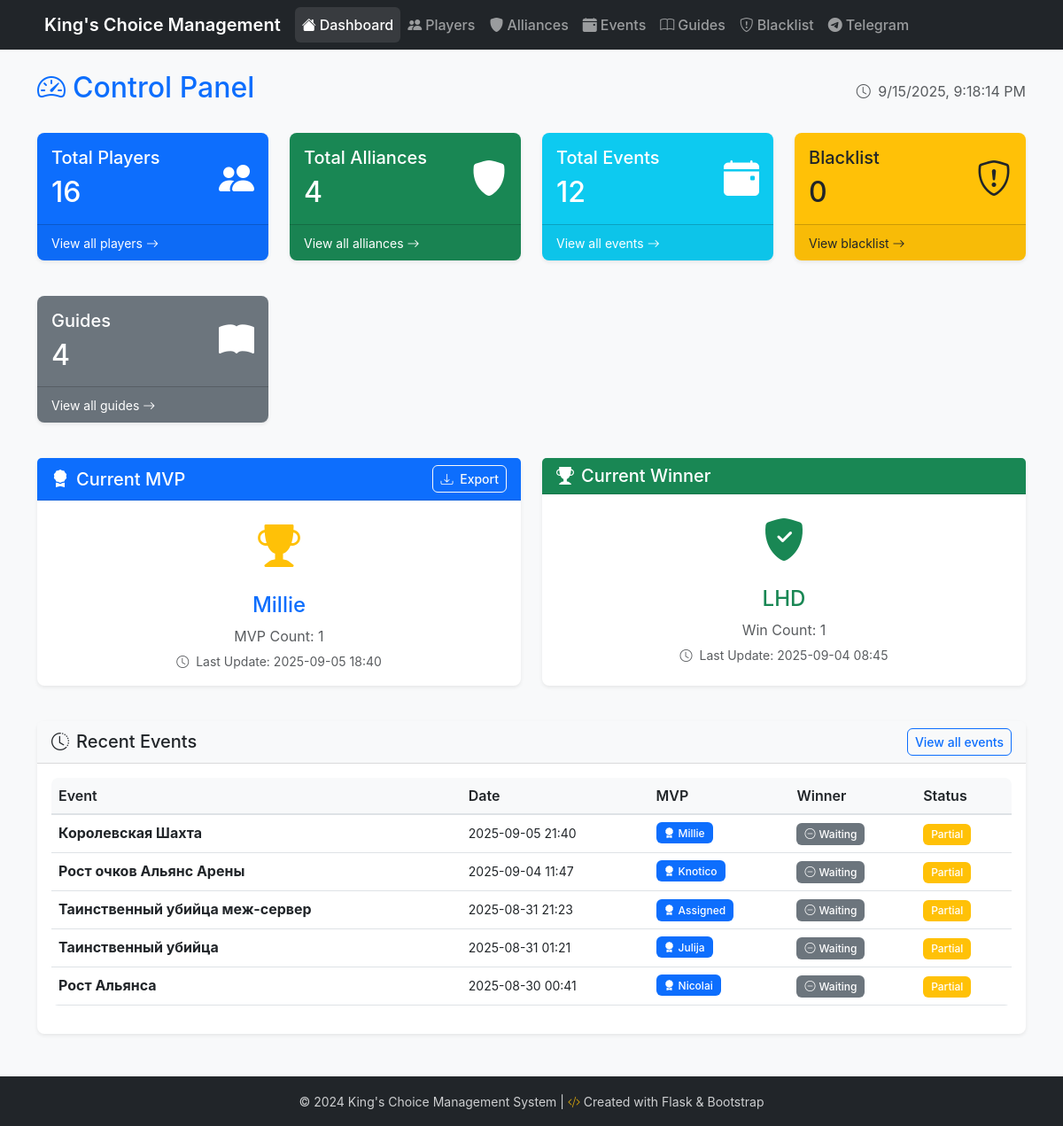
Before: / with the older database file.
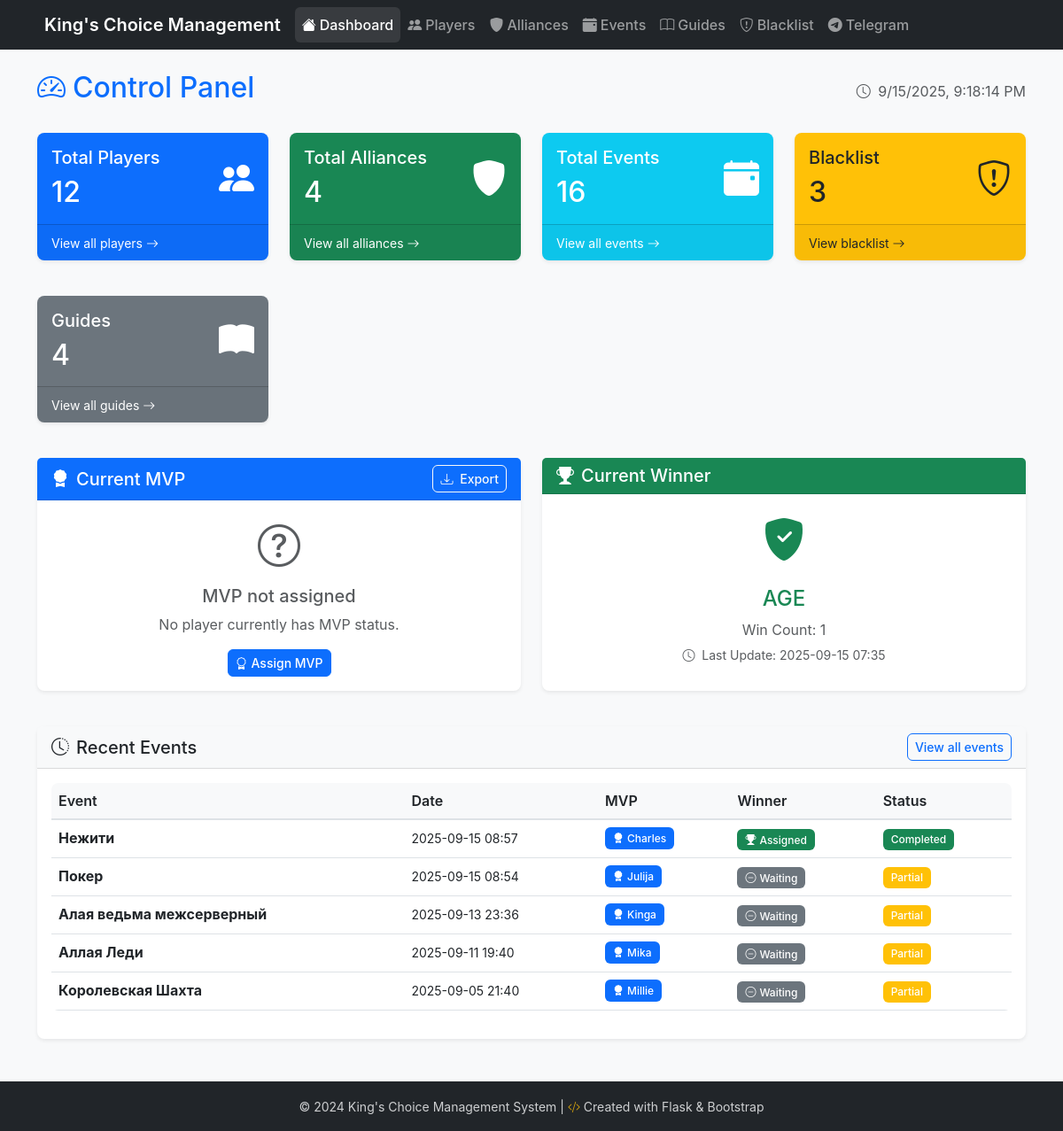
After: the same page with the newer database file.
### models.py (models this page shows, shortened)
class Player(db.Model):
    __tablename__ = 'players'
    id = db.Column(db.Integer, primary_key=True)
    name = db.Column(db.String(100), nullable=False, unique=True)
    is_current_mvp = db.Column(db.Boolean, default=False, nullable=False)
    is_excluded = db.Column(db.Boolean, default=False, nullable=False)
    mvp_count = db.Column(db.Integer, default=0, nullable=False)
    created_at = db.Column(db.DateTime, default=datetime.utcnow)
    updated_at = db.Column(db.DateTime, default=datetime.utcnow, onupdate=datetime.utcnow)
    mvp_assignments = db.relationship('MVPAssignment', backref='player', lazy=True, cascade='all, delete-orphan')

class Alliance(db.Model):
    __tablename__ = 'alliances'
    id = db.Column(db.Integer, primary_key=True)
    name = db.Column(db.String(100), nullable=False, unique=True)
    is_current_winner = db.Column(db.Boolean, default=False, nullable=False)
    win_count = db.Column(db.Integer, default=0, nullable=False)
    created_at = db.Column(db.DateTime, default=datetime.utcnow)
    updated_at = db.Column(db.DateTime, default=datetime.utcnow, onupdate=datetime.utcnow)
    winner_assignments = db.relationship('WinnerAssignment', backref='alliance', lazy=True, cascade='all, delete-orphan')

class Event(db.Model):
    __tablename__ = 'events'
    id = db.Column(db.Integer, primary_key=True)
    name = db.Column(db.String(200), nullable=False)
    description = db.Column(db.Text)
    event_date = db.Column(db.DateTime, default=datetime.utcnow, nullable=False)
    has_mvp = db.Column(db.Boolean, default=False, nullable=False)
    has_winner = db.Column(db.Boolean, default=False, nullable=False)
    created_at = db.Column(db.DateTime, default=datetime.utcnow)
    mvp_assignments = db.relationship('MVPAssignment', backref='event', lazy=True, cascade='all, delete-orphan')
    winner_assignments = db.relationship('WinnerAssignment', backref='event', lazy=True, cascade='all, delete-orphan')

### routes/main_routes.py (the view)
@bp.route('/')
def dashboard():
    try:
        current_mvp = Player.query.filter_by(is_current_mvp=True).first()
        current_winner = Alliance.query.filter_by(is_current_winner=True).first()
        recent_events = []
        events = Event.query.filter(Event.has_mvp == True).order_by(Event.event_date.desc()).all()
        for event in events:
            mvp_assignments = MVPAssignment.query.filter_by(event_id=event.id).order_by(MVPAssignment.assigned_at.desc()).all()
            event.mvp_assignments = mvp_assignments
            event.mvp_players = [assignment.player.name for assignment in mvp_assignments]
            event.mvp_count = len(mvp_assignments)
            recent_events.append(event)
        total_players = Player.query.count()
        total_alliances = Alliance.query.count()
        total_events = Event.query.count()
        total_blacklist_entries = Blacklist.query.count()
        total_guides = Guide.query.count()
        return render_template('dashboard.html',
                             current_mvp=current_mvp,
                             current_winner=current_winner,
                             recent_events=recent_events,
                             total_players=total_players,
                             total_alliances=total_alliances,
                             total_events=total_events,
                             total_blacklist_entries=total_blacklist_entries,
                             total_guides=total_guides)
    except Exception as e:
        print(f"Error in dashboard route: {str(e)}")
        return render_template('dashboard.html',
                             error="Failed to load dashboard data",
                             current_mvp=None,
                             current_winner=None,
                             recent_events=[],
                             total_players=0,
                             total_alliances=0,
                             total_events=0,
                             total_blacklist_entries=0,
                             total_guides=0)

### app.py (called while the page is built)
def get_locale():
    if 'language' in request.cookies:
        return request.cookies.get('language')
    if request.args.get('lang'):
        return request.args.get('lang')
    return request.accept_languages.best_match(app.config['LANGUAGES'].keys()) or app.config['BABEL_DEFAULT_LOCALE']

@app.context_processor
def inject_get_locale():
    return dict(get_locale=get_locale)

### templates/dashboard.html (shortened to what the changed rows need)
{% extends "base.html" %}
{% block content %}
<div class="row">
    <div class="col-12">
        <div class="d-flex justify-content-between align-items-center mb-4">
            <h1 class="h2 text-primary">
                <i class="bi bi-speedometer2 me-2"></i>{{ _("Control Panel") }}
            </h1>
        </div>
    </div>
</div>
<div class="row mb-4">
    <div class="col-md-3 mb-3">
        <div class="card bg-primary text-white h-100">
            <div class="card-body">
                <div class="d-flex justify-content-between">
                    <div>
                        <h5 class="card-title">{{ _("Total Players") }}</h5>
                        <h2 class="mb-0">{{ total_players }}</h2>
                    </div>
                </div>
            </div>
        </div>
    </div>
    <div class="col-md-3 mb-3">
        <div class="card bg-success text-white h-100">
            <div class="card-body">
                <div class="d-flex justify-content-between">
                    <div>
                        <h2 class="mb-0">{{ total_alliances }}</h2>
                    </div>
                </div>
            </div>
        </div>
    </div>
    <div class="col-md-3 mb-3">
        <div class="card bg-info text-white h-100">
            <div class="card-body">
                <div class="d-flex justify-content-between">
                    <div>
                        <h5 class="card-title">{{ _("Total Events") }}</h5>
                        <h2 class="mb-0">{{ total_events }}</h2>
                    </div>
                </div>
            </div>
        </div>
    </div>
    <div class="col-md-3 mb-3">
        <div class="card bg-warning text-dark h-100">
            <div class="card-body">
                <div class="d-flex justify-content-between">
                    <div>
                        <h5 class="card-title">{{ _("Blacklist") }}</h5>
                        <h2 class="mb-0">{{ total_blacklist_entries }}</h2>
                    </div>
                </div>
            </div>
        </div>
    </div>
</div>
<div class="row mb-4">
    <div class="col-md-3 mb-3">
        <div class="card bg-secondary text-white h-100">
            <div class="card-body">
                <div class="d-flex justify-content-between">
                    <div>
                        <h2 class="mb-0">{{ total_guides }}</h2>
                    </div>
                </div>
            </div>
        </div>
    </div>
</div>
<div class="row mb-4">
    <div class="col-md-6 mb-3">
        <div class="card h-100">
            <div class="card-body">
                {% if current_mvp %}
                    <div class="text-center">
                        <div class="mb-3">
                            <i class="bi bi-trophy-fill text-warning" style="font-size: 3rem;"></i>
                        </div>
                        <h4 class="text-primary">{{ current_mvp.name }}</h4>
                        <p class="text-muted mb-1">{{ _("MVP Count") }}: {{ current_mvp.mvp_count }}</p>
                        <small class="text-muted">
                            <i class="bi bi-clock me-1"></i>
                            {{ _("Last Update") }}: {{ current_mvp.updated_at.strftime('%Y-%m-%d %H:%M') if current_mvp.updated_at }}
                        </small>
                    </div>
                {% else %}
                    <div class="text-center text-muted">
                        <i class="bi bi-question-circle" style="font-size: 3rem;"></i>
                        <h5 class="mt-2">{{ _("MVP not assigned") }}</h5>
                        <p>{{ _("No player currently has MVP status.") }}</p>
                        <a href="{{ url_for('players.assign_mvp') }}" class="btn btn-primary btn-sm">
                            <i class="bi bi-award me-1"></i>{{ _("Assign MVP") }}
                        </a>
                    </div>
                {% endif %}
            </div>
        </div>
    </div>
    <div class="col-md-6 mb-3">
        <div class="card h-100">
            <div class="card-body">
                {% if current_winner %}
                    <div class="text-center">
                        <div class="mb-3">
                            <i class="bi bi-shield-fill-check text-success" style="font-size: 3rem;"></i>
                        </div>
                        <h4 class="text-success">{{ current_winner.name }}</h4>
                        <p class="text-muted mb-1">{{ _("Win Count") }}: {{ current_winner.win_count }}</p>
                        <small class="text-muted">
                            <i class="bi bi-clock me-1"></i>
                            {{ _("Last Update") }}: {{ current_winner.updated_at.strftime('%Y-%m-%d %H:%M') if current_winner.updated_at }}
                        </small>
                    </div>
                {% endif %}
            </div>
        </div>
    </div>
</div>
<div class="row">
    <div class="col-12">
        <div class="card">
            <div class="card-body">
                {% if recent_events %}
                    <div class="table-responsive">
                        <table class="table table-hover">
                            <thead>
                                <tr>
                                    <th>{{ _("Event") }}</th>
                                    <th>{{ _("Date") }}</th>
                                    <th>MVP</th>
                                    <th>{{ _("Winner") }}</th>
                                    <th>{{ _("Status") }}</th>
                                </tr>
                            </thead>
                            <tbody>
                                {% for event in recent_events[:5] %}
                                <tr>
                                    <td>
                                        <strong>{{ event.name }}</strong>
                                    </td>
                                    <td>
                                        <small>{{ event.event_date.strftime('%Y-%m-%d %H:%M') if event.event_date }}</small>
                                    </td>
                                    <td>
                                        {% if event.has_mvp %}
                                            {% if event.mvp_players %}
                                                <div class="d-flex flex-wrap gap-1">
                                                    {% for mvp_name in event.mvp_players %}
                                                        <span class="badge bg-primary">
                                                            <i class="bi bi-award-fill me-1"></i>{{ mvp_name }}
                                                        </span>
                                                    {% endfor %}
                                                </div>
                                            {% else %}
                                                <span class="badge bg-primary">
                                                    <i class="bi bi-award-fill me-1"></i>{{ _("Assigned") }}
                                                </span>
                                            {% endif %}
                                        {% else %}
                                            <span class="badge bg-secondary">
                                                <i class="bi bi-dash-circle me-1"></i>{{ _("Waiting") }}
                                            </span>
                                        {% endif %}
                                    </td>
                                    <td>
                                        {% if event.has_winner %}
                                            <span class="badge bg-success">
                                                <i class="bi bi-trophy-fill me-1"></i>{{ _("Assigned") }}
                                            </span>
                                        {% else %}
                                            <span class="badge bg-secondary">
                                                <i class="bi bi-dash-circle me-1"></i>{{ _("Waiting") }}
                                            </span>
                                        {% endif %}
                                    </td>
                                    <td>
                                        {% if event.has_mvp and event.has_winner %}
                                            <span class="badge bg-success">{{ _("Completed") }}</span>
                                        {% elif event.has_mvp or event.has_winner %}
                                            <span class="badge bg-warning">{{ _("Partial") }}</span>
                                        {% else %}
                                            <span class="badge bg-danger">{{ _("Incomplete") }}</span>
                                        {% endif %}
                                    </td>
                                </tr>
                                {% endfor %}
                            </tbody>
                        </table>
                    </div>
                {% endif %}
            </div>
        </div>
    </div>
</div>
{% endblock %}

Changed rows visible on the page:
no longer on this page (row edited): Alliance: name "LHD", win_count "1", updated_at "2025-09-04 08:45"
no longer on this page (row unchanged): Event: name "Рост очков Альянс Арены", event_date "2025-09-04 11:47"
no longer on this page (row edited): Player: name "Knotico", shown under "Рост очков Альянс Арены"
no longer on this page (row unchanged): Event: name "Таинственный убийца меж-сервер", event_date "2025-08-31 21:23"
no longer on this page (row unchanged): Event: name "Таинственный убийца", event_date "2025-08-31 01:21", Player (name "Julija")
no longer on this page (row unchanged): Event: name "Рост Альянса", event_date "2025-08-30 00:41"
no longer on this page (row edited): Player: name "Nicolai", shown under "Рост Альянса"
now on this page (row edited): Alliance: name "AGE", win_count "1", updated_at "2025-09-15 07:35"
added Event: name "Нежити", event_date "2025-09-15 08:57"
now on this page (row edited): Player: name "Charles", shown under "Нежити"
added Event: name "Покер", event_date "2025-09-15 08:54", Player (name "Julija")
added Event: name "Алая ведьма межсерверный", event_date "2025-09-13 23:36"
now on this page (row edited): Player: name "Kinga", shown under "Алая ведьма межсерверный"
added Event: name "Аллая Леди", event_date "2025-09-11 19:40"
now on this page (row edited): Player: name "Mika", shown under "Аллая Леди"
changed Player "Millie": name "Millie" → (not shown); mvp_count "1" → (not shown); updated_at "2025-09-05 18:40" → (not shown)
Other visible differences:
{{ total_players }}: "16" → "12"
{{ total_events }}: "12" → "16"
{{ total_blacklist_entries }}: "0" → "3"
text no longer shown: "MVP Count : Last Update :"
text now shown: "MVP not assigned No player currently has MVP status. Assign MVP"
